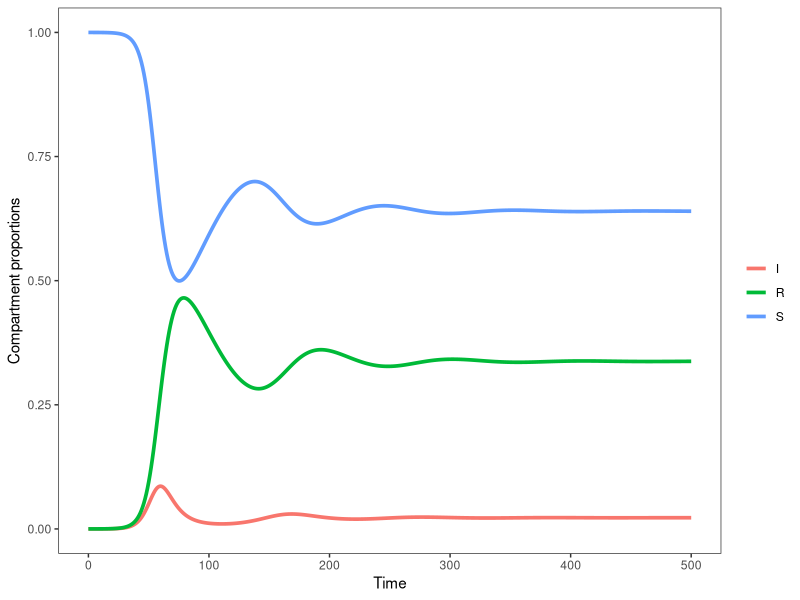
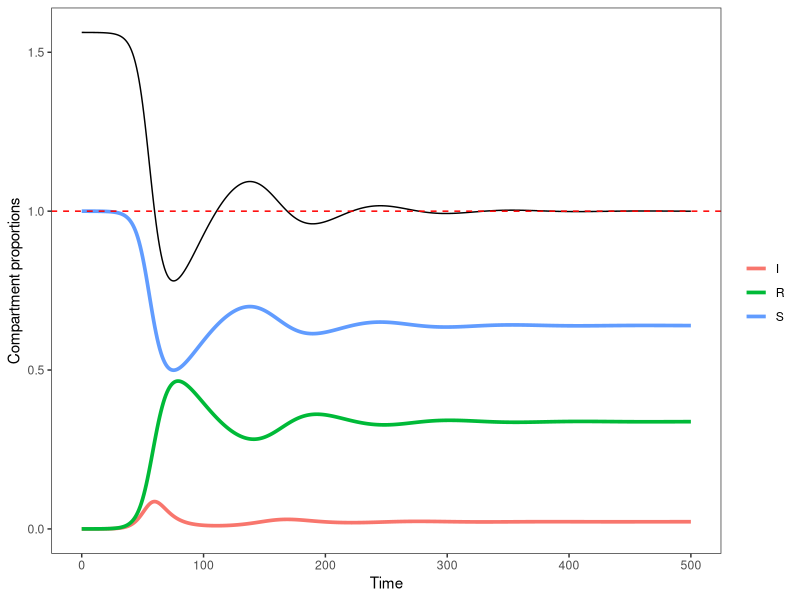
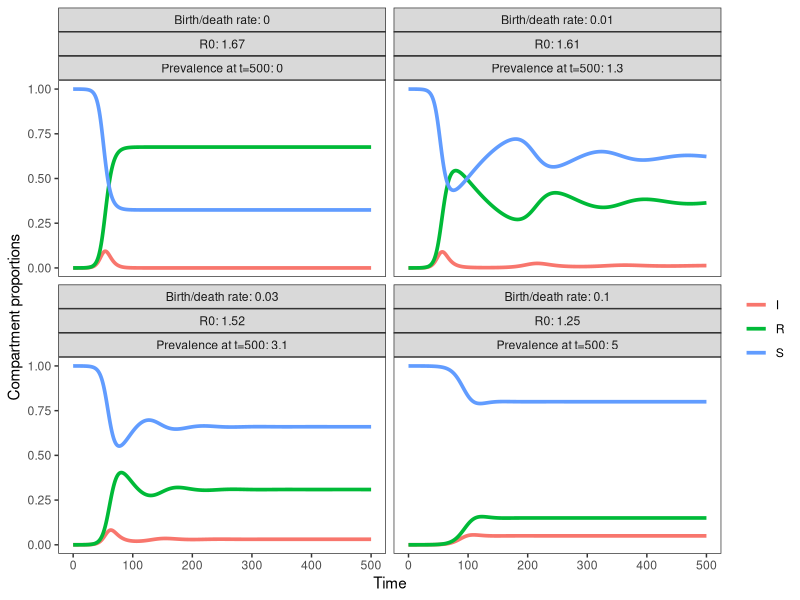
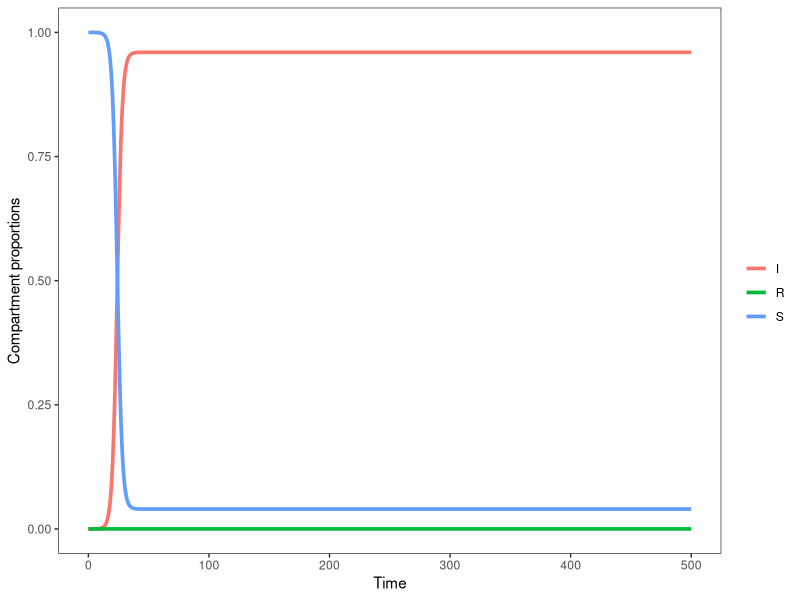

Generate these figures, in order, with R:
## ---- chunk 1
knitr::opts_chunk$set(echo = TRUE)
library(deSolve)
library(tidyverse)
plot_trace <-function(out) {
  fig <- ggplot(out, aes(x=time, y=size/N, color=state)) + 
    geom_line(linewidth=1.25) +
    labs(x='Time', y='Compartment proportions', color='') +
    theme_bw() + theme(panel.grid=element_blank())
  return(fig)
}
## ---- chunk 2
OpenSIR<-function(t, state, params) {
  with(as.list(c(state, params)),{
    N = S + I + R
    
    #SIR w/ demography equations from the slides
    dS <- -beta*S*I/N + birth*N - death*S
    dI <- beta*S*I/N - death*I - gamma*I
    dR <- gamma*I - death*R
    
    # return the rates of change as a list
    list(c(dS, dI, dR))
  })
}
## ---- chunk 3
params <- list(beta = 0.5, #effective contact rate
                 gamma = 0.3, #recovery rate (1/duration infection)
                 birth = 0.02, #birth rate (per capita)
                 death = 0.02 #all-cause mortality rate
)

state <- c(S = 99999, #population of 100,000, 1 person starts of infected
           I = 1, 
           R = 0
)

T_end <- 500 #run model for 500 time steps (e.g. months)
times <- seq(0, T_end, by = 1) #runs the model for 500 time steps (e.g. months), and computes output at each time step 
## ---- chunk 4
output <- ode(y = state, times = times, func = OpenSIR, parms = params)
output <- as.data.frame(output) %>% mutate(N=S+I+R)
output_long <- pivot_longer(output, cols=c("S","I","R"), names_to="state", values_to="size")
plot_trace(output_long)
output[501, c("S", "I", "R")]/100000
## ---- chunk 5
R0 <- params[["beta"]]/(params[["gamma"]] + params[["death"]])
print(paste0("R0: ", R0))

# if R0 <= 1, there is no endemic equilibrium
# if R0 > 1, this is the endemic equilibrium:
S_star <- 1/R0
I_star <- (params[["death"]]/params[["beta"]])*(R0-1)
R_star <- 1-(S_star + I_star)

#see how this matches the proportions in the graph/from the model
print(paste0("Estimated prevalence at equilibrium: ", round(100*output$I[[T_end+1]]/output$N[[T_end+1]], 2), "%"))

print("Simulated prevalences at equilibrium:")
print(c("S_star"=S_star*100, "I_star"=I_star*100, "R_star"=R_star*100)) #prevalences at equilibrium

## ---- chunk 6
output <- output %>% mutate(Rt=R0*S/N)

#changes in Rt correlate w/ the oscillatory pattern in the trace graph
#changes in Rt are fueled by rises and falls in the susceptible population (from births and new infections, respectively)
plot_trace(output_long) +
  geom_line(data=output, aes(x=time, y=Rt), color="black") +
  geom_hline(yintercept=1, linetype="dashed", color="red")
## ---- chunk 7
output_all <- list()
for(rates in c(0, 0.01, 0.03, 0.1)) {
    params[["birth"]] <- params[["death"]] <- rates
    output <- ode(y = state, times = times, func = OpenSIR, parms = params)
    output <- as.data.frame(output) %>%
      mutate(N=S+I+R,
             demo_rate=rates,
             R0=params[["beta"]]/(params[["gamma"]] + rates),
             Rt=R0*S/N,
             demo_lab=paste0("Birth/death rate: ", demo_rate),
             R0_lab=paste0("R0: ", round(R0, 2)),
             I_star_lab=paste0("Prevalence at t=500: ", round(100*I[time==500]/N[time==500], 1)))
    output_long <- pivot_longer(output, cols=c("S","I","R"), names_to="state", values_to="size")
    output_all <- c(output_all, list(output_long))
}

output_all <- bind_rows(output_all)

plot_trace(output_all) + facet_wrap(~demo_lab+R0_lab+I_star_lab)

## ---- chunk 8
params <- list(beta = 0.5, #effective contact rate
                 gamma = 0, #recovery rate (1/duration infection)
                 birth = 0.02, #birth rate (per capita)
                 death = 0.02 #all-cause mortality rate
)

output <- ode(y = state, times = times, func = OpenSIR, parms = params)
output <- as.data.frame(output) %>% mutate(N=S+I+R)
output_long <- pivot_longer(output, cols=c("S","I","R"), names_to="state", values_to="size")
plot_trace(output_long)
